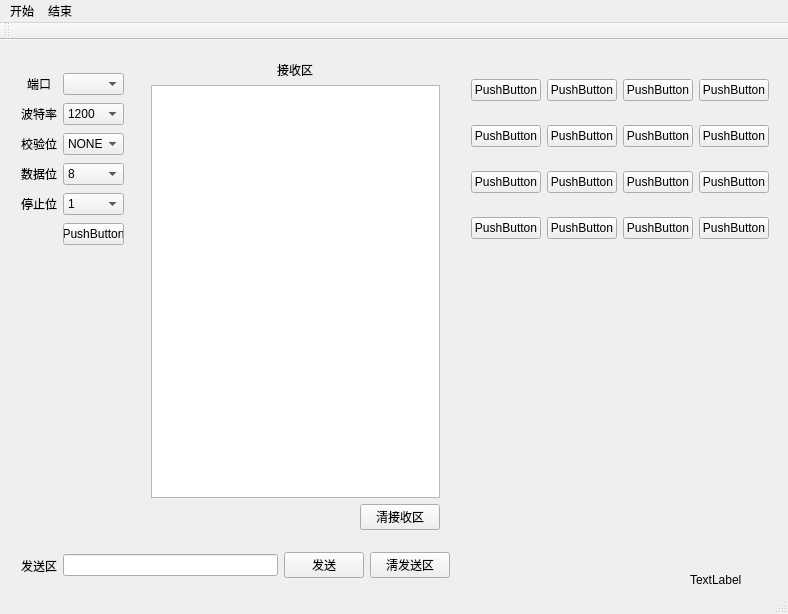
<?xml version="1.0" encoding="UTF-8"?>
<ui version="4.0">
 <class>MainWindow</class>
 <widget class="QMainWindow" name="MainWindow">
  <property name="enabled">
   <bool>true</bool>
  </property>
  <property name="geometry">
   <rect>
    <x>0</x>
    <y>0</y>
    <width>788</width>
    <height>614</height>
   </rect>
  </property>
  <property name="windowTitle">
   <string>我的调试工具</string>
  </property>
  <widget class="QWidget" name="centralWidget">
   <widget class="QWidget" name="gridLayoutWidget">
    <property name="geometry">
     <rect>
      <x>10</x>
      <y>20</y>
      <width>125</width>
      <height>201</height>
     </rect>
    </property>
    <layout class="QGridLayout" name="gridLayout">
     <item row="1" column="0" alignment="Qt::AlignHCenter">
      <widget class="QLabel" name="label_2">
       <property name="text">
        <string>波特率</string>
       </property>
      </widget>
     </item>
     <item row="4" column="0" alignment="Qt::AlignHCenter">
      <widget class="QLabel" name="label_5">
       <property name="text">
        <string>停止位</string>
       </property>
      </widget>
     </item>
     <item row="4" column="2">
      <widget class="QComboBox" name="comboBox_5">
       <item>
        <property name="text">
         <string>1</string>
        </property>
       </item>
       <item>
        <property name="text">
         <string>0</string>
        </property>
       </item>
      </widget>
     </item>
     <item row="0" column="0" alignment="Qt::AlignHCenter">
      <widget class="QLabel" name="label">
       <property name="text">
        <string>端口</string>
       </property>
      </widget>
     </item>
     <item row="3" column="2">
      <widget class="QComboBox" name="comboBox_4">
       <item>
        <property name="text">
         <string>8</string>
        </property>
       </item>
       <item>
        <property name="text">
         <string>9</string>
        </property>
       </item>
      </widget>
     </item>
     <item row="2" column="0" alignment="Qt::AlignHCenter">
      <widget class="QLabel" name="label_3">
       <property name="text">
        <string>校验位</string>
       </property>
      </widget>
     </item>
     <item row="3" column="0" alignment="Qt::AlignHCenter">
      <widget class="QLabel" name="label_4">
       <property name="text">
        <string>数据位</string>
       </property>
      </widget>
     </item>
     <item row="0" column="2">
      <widget class="QComboBox" name="comboBox_2"/>
     </item>
     <item row="1" column="2">
      <widget class="QComboBox" name="comboBox">
       <item>
        <property name="text">
         <string>1200</string>
        </property>
       </item>
       <item>
        <property name="text">
         <string>2400</string>
        </property>
       </item>
       <item>
        <property name="text">
         <string>4800</string>
        </property>
       </item>
       <item>
        <property name="text">
         <string>9600</string>
        </property>
       </item>
       <item>
        <property name="text">
         <string>19200</string>
        </property>
       </item>
       <item>
        <property name="text">
         <string>38400</string>
        </property>
       </item>
       <item>
        <property name="text">
         <string>57600</string>
        </property>
       </item>
       <item>
        <property name="text">
         <string>115200</string>
        </property>
       </item>
      </widget>
     </item>
     <item row="2" column="2">
      <widget class="QComboBox" name="comboBox_3">
       <item>
        <property name="text">
         <string>NONE</string>
        </property>
       </item>
       <item>
        <property name="text">
         <string>ODD</string>
        </property>
       </item>
       <item>
        <property name="text">
         <string>EVEN</string>
        </property>
       </item>
      </widget>
     </item>
     <item row="6" column="2" alignment="Qt::AlignHCenter">
      <widget class="QPushButton" name="pushButton">
       <property name="text">
        <string>PushButton</string>
       </property>
      </widget>
     </item>
     <item row="6" column="0">
      <widget class="QLabel" name="label_6">
       <property name="maximumSize">
        <size>
         <width>20</width>
         <height>20</height>
        </size>
       </property>
       <property name="text">
        <string/>
       </property>
      </widget>
     </item>
    </layout>
   </widget>
   <widget class="QWidget" name="verticalLayoutWidget">
    <property name="geometry">
     <rect>
      <x>140</x>
      <y>10</y>
      <width>311</width>
      <height>491</height>
     </rect>
    </property>
    <layout class="QVBoxLayout" name="verticalLayout">
     <item alignment="Qt::AlignHCenter">
      <widget class="QLabel" name="label_7">
       <property name="text">
        <string>接收区</string>
       </property>
      </widget>
     </item>
     <item>
      <widget class="QTextEdit" name="textEdit"/>
     </item>
     <item>
      <layout class="QHBoxLayout" name="horizontalLayout_2">
       <item>
        <spacer name="horizontalSpacer">
         <property name="orientation">
          <enum>Qt::Horizontal</enum>
         </property>
         <property name="sizeHint" stdset="0">
          <size>
           <width>40</width>
           <height>20</height>
          </size>
         </property>
        </spacer>
       </item>
       <item>
        <widget class="QPushButton" name="pushButton_19">
         <property name="text">
          <string>清接收区</string>
         </property>
        </widget>
       </item>
      </layout>
     </item>
    </layout>
   </widget>
   <widget class="QWidget" name="gridLayoutWidget_2">
    <property name="geometry">
     <rect>
      <x>460</x>
      <y>10</y>
      <width>320</width>
      <height>221</height>
     </rect>
    </property>
    <layout class="QGridLayout" name="gridLayout_2">
     <item row="0" column="0">
      <widget class="QPushButton" name="pushButton_2">
       <property name="text">
        <string>PushButton</string>
       </property>
      </widget>
     </item>
     <item row="0" column="1">
      <widget class="QPushButton" name="pushButton_6">
       <property name="text">
        <string>PushButton</string>
       </property>
      </widget>
     </item>
     <item row="1" column="1">
      <widget class="QPushButton" name="pushButton_7">
       <property name="text">
        <string>PushButton</string>
       </property>
      </widget>
     </item>
     <item row="1" column="0">
      <widget class="QPushButton" name="pushButton_3">
       <property name="text">
        <string>PushButton</string>
       </property>
      </widget>
     </item>
     <item row="2" column="1">
      <widget class="QPushButton" name="pushButton_8">
       <property name="text">
        <string>PushButton</string>
       </property>
      </widget>
     </item>
     <item row="1" column="2">
      <widget class="QPushButton" name="pushButton_11">
       <property name="text">
        <string>PushButton</string>
       </property>
      </widget>
     </item>
     <item row="2" column="2">
      <widget class="QPushButton" name="pushButton_12">
       <property name="text">
        <string>PushButton</string>
       </property>
      </widget>
     </item>
     <item row="0" column="2">
      <widget class="QPushButton" name="pushButton_10">
       <property name="text">
        <string>PushButton</string>
       </property>
      </widget>
     </item>
     <item row="3" column="1">
      <widget class="QPushButton" name="pushButton_9">
       <property name="text">
        <string>PushButton</string>
       </property>
      </widget>
     </item>
     <item row="3" column="2">
      <widget class="QPushButton" name="pushButton_13">
       <property name="text">
        <string>PushButton</string>
       </property>
      </widget>
     </item>
     <item row="2" column="0">
      <widget class="QPushButton" name="pushButton_4">
       <property name="text">
        <string>PushButton</string>
       </property>
      </widget>
     </item>
     <item row="3" column="0">
      <widget class="QPushButton" name="pushButton_5">
       <property name="text">
        <string>PushButton</string>
       </property>
      </widget>
     </item>
     <item row="0" column="3">
      <widget class="QPushButton" name="pushButton_14">
       <property name="text">
        <string>PushButton</string>
       </property>
      </widget>
     </item>
     <item row="1" column="3">
      <widget class="QPushButton" name="pushButton_15">
       <property name="text">
        <string>PushButton</string>
       </property>
      </widget>
     </item>
     <item row="2" column="3">
      <widget class="QPushButton" name="pushButton_16">
       <property name="text">
        <string>PushButton</string>
       </property>
      </widget>
     </item>
     <item row="3" column="3">
      <widget class="QPushButton" name="pushButton_17">
       <property name="text">
        <string>PushButton</string>
       </property>
      </widget>
     </item>
    </layout>
   </widget>
   <widget class="QWidget" name="horizontalLayoutWidget">
    <property name="geometry">
     <rect>
      <x>10</x>
      <y>500</y>
      <width>451</width>
      <height>51</height>
     </rect>
    </property>
    <layout class="QHBoxLayout" name="horizontalLayout">
     <item alignment="Qt::AlignRight">
      <widget class="QLabel" name="label_8">
       <property name="text">
        <string>发送区</string>
       </property>
      </widget>
     </item>
     <item>
      <widget class="QLineEdit" name="lineEdit"/>
     </item>
     <item>
      <widget class="QPushButton" name="pushButton_18">
       <property name="text">
        <string>发送</string>
       </property>
      </widget>
     </item>
     <item>
      <widget class="QPushButton" name="pushButton_20">
       <property name="text">
        <string>淸发送区</string>
       </property>
      </widget>
     </item>
    </layout>
   </widget>
   <widget class="QWidget" name="gridLayoutWidget_3">
    <property name="geometry">
     <rect>
      <x>460</x>
      <y>250</y>
      <width>281</width>
      <height>261</height>
     </rect>
    </property>
    <layout class="QGridLayout" name="gridLayout_3"/>
   </widget>
   <widget class="QLabel" name="label_9">
    <property name="geometry">
     <rect>
      <x>690</x>
      <y>530</y>
      <width>91</width>
      <height>20</height>
     </rect>
    </property>
    <property name="text">
     <string>TextLabel</string>
    </property>
   </widget>
  </widget>
  <widget class="QMenuBar" name="menuBar">
   <property name="geometry">
    <rect>
     <x>0</x>
     <y>0</y>
     <width>788</width>
     <height>23</height>
    </rect>
   </property>
   <widget class="QMenu" name="menu">
    <property name="title">
     <string>开始</string>
    </property>
   </widget>
   <widget class="QMenu" name="menu_2">
    <property name="title">
     <string>结束</string>
    </property>
   </widget>
   <addaction name="menu"/>
   <addaction name="menu_2"/>
  </widget>
  <widget class="QToolBar" name="mainToolBar">
   <attribute name="toolBarArea">
    <enum>TopToolBarArea</enum>
   </attribute>
   <attribute name="toolBarBreak">
    <bool>false</bool>
   </attribute>
  </widget>
  <widget class="QStatusBar" name="statusBar"/>
 </widget>
 <layoutdefault spacing="6" margin="11"/>
 <resources/>
 <connections/>
</ui>
